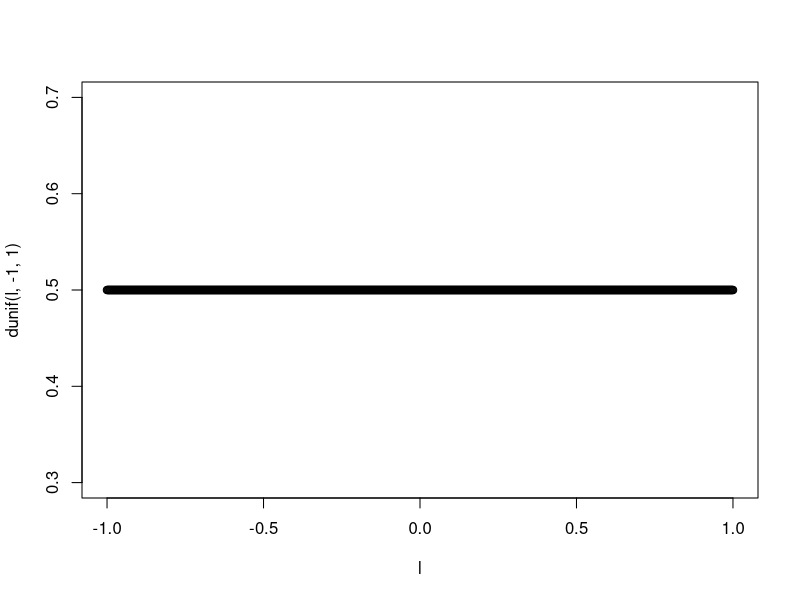
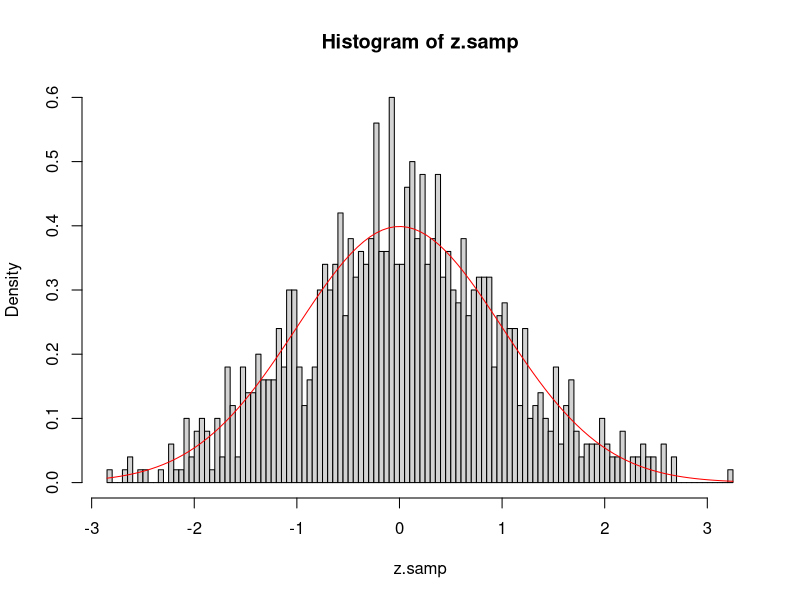
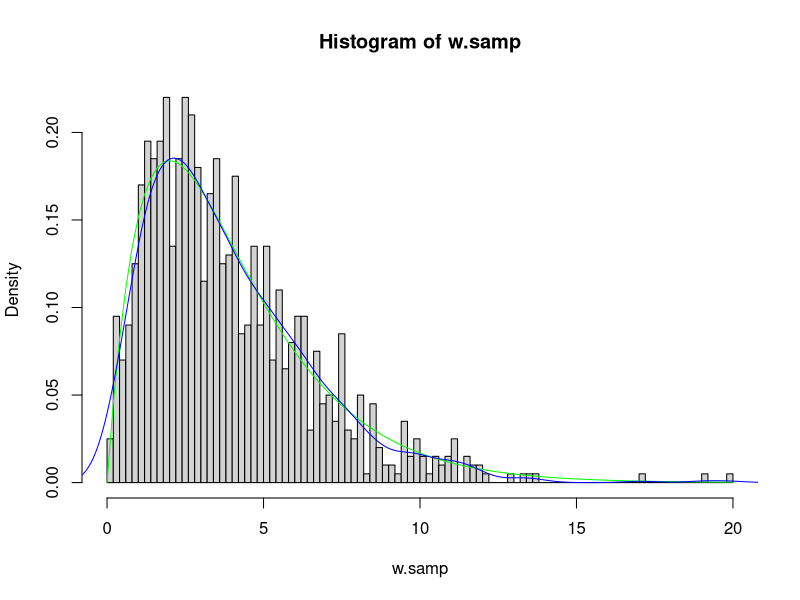
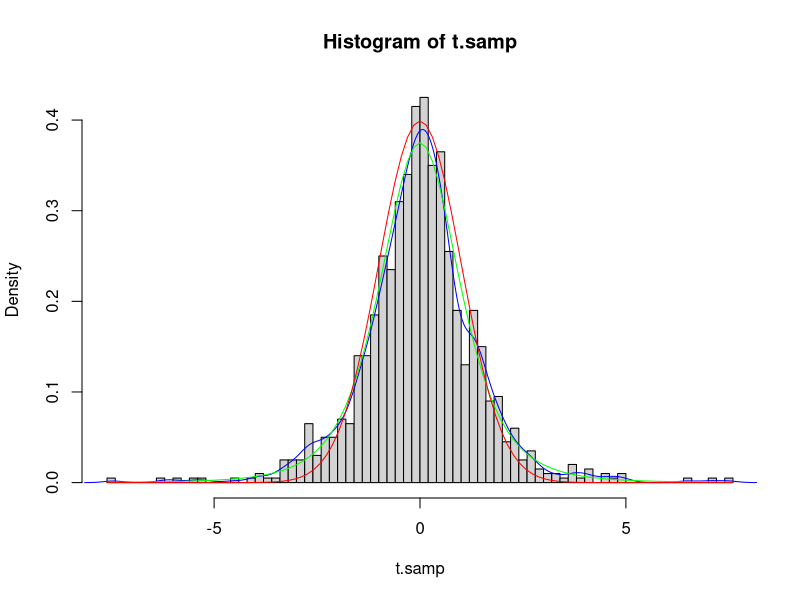
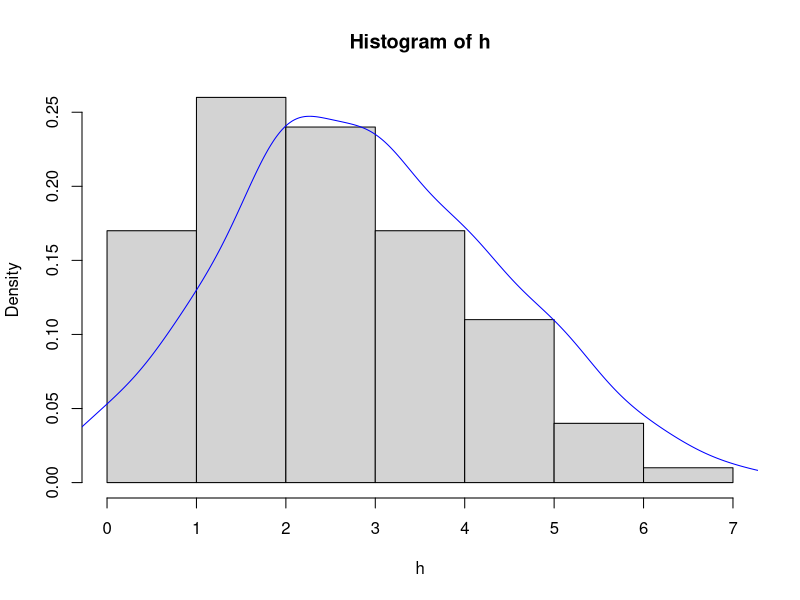

Reproduce these figures in R, in order. (Note: this script raises an error after producing the figures.)
l = runif(100,1,3)
?runif
l <-seq(from = -1, to = 1,length.out = 1000)
plot(l,dunif(l,-1,1))
?dunif
l

set.seed(123)
M<-1000
z.samp = rnorm(M)
hist(z.samp,probability = T, breaks = 100)
curve(dnorm(x),col='red',add=T)


df.try=4
w.samp= rchisq(M, df = df.try)
hist(w.samp,probability = T,breaks = 100)
curve(dchisq(x, df=df.try),col= 'green',add=T)
lines(density(w.samp), col='blue')


t.samp = z.samp/sqrt(w.samp/df.try)

hist(t.samp, probability = T, breaks = 100)
lines(density(t.samp), col='blue')
curve(dt(x, df = df.try, ncp = 0),col='green', add=T)
curve(dnorm(x),col='red',add=T)

h=rpois(100,3)
hist(h, prob=T)
lines(density(h),col='blue')
plot(x,dpois(x,3),col='red',add = T)
?dpois
x=1:10
